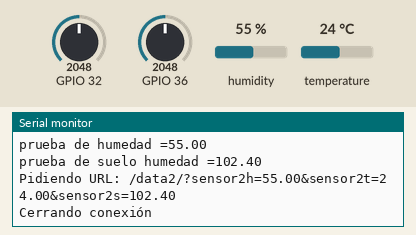
Recording of a sketch running on a simulated ESP32. Shown: the last lines printed to the serial monitor. The inputs (shaded band) are chosen by the test bench; at power-on: humidity 55 %, GPIO 32 = 2048, GPIO 36 = 2048, temperature 24 °C. WiFi joins after 1.5 s; servers stay silent unless stated; uploads are accepted with an empty reply.

Above: at 2.7 s.
2.8 s: humidity set to 22 %
At 3.98 s:
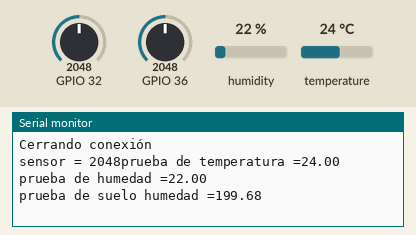
5.8 s: GPIO 32 set to 2866
At 7.6 s:
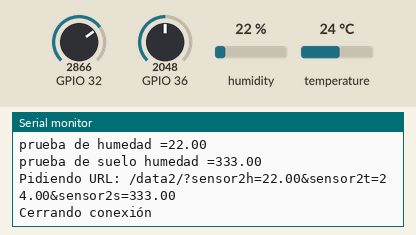
8.8 s: GPIO 36 set to 2866
At 8.8 s:
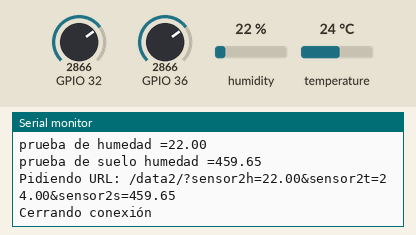
11.8 s: temperature set to 12 °C
At 13.9 s:
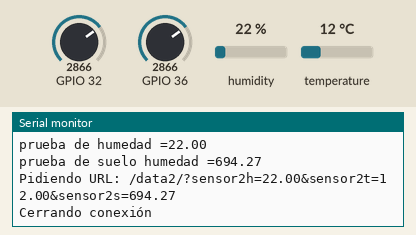
14.8 s: GPIO 32 set to 3972
At 16.3 s:
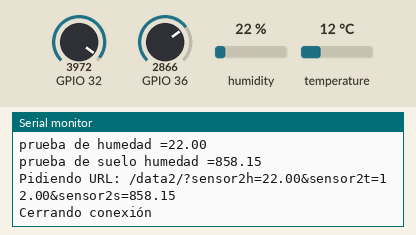
17.8 s: GPIO 36 set to 3972
At 18.8 s:
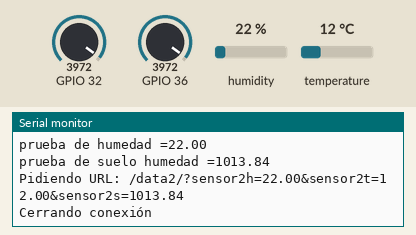
Timing chart, 0 to 20.8 s (numbered marks = the images above; inputs shaded):
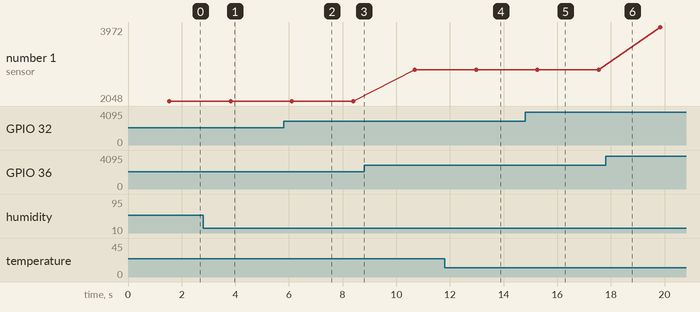

The sketch:

sensor2emisor.ino
```cpp
#include "secrets.h"  // Local configuration; excluded from Git.
#include <WiFi.h>
#include <DHT.h>
#include <DHT_U.h>
#include "DHT.h"

#define DHTTYPE DHT11

const char *ssid = WIFI_SSID;
const char *password = WIFI_PASSWORD;

const int analogInPin = 0;  // Analog input pin al que el potenciometro esta conectado
int sensorValue = 0;        // Valor que lee desde el potenciometro
int outputValue = 0;
int outputValue2 = 0; // Valor que se envia al servidor
int outputValue3 = 0;
const int DHTPin = 22;

DHT dht(DHTPin, DHTTYPE);


void setup() {
  // Se inicializa el sensor DHT 11
  dht.begin();
  Serial.begin(115200);
  delay(10);

  // Se conecta a la red WIFI
  Serial.println();
  Serial.println();
  Serial.print("Conectando a ");
  Serial.println(ssid);

  /* Se setea Explicitamente que esp32 sea un cliente WIFI, de otro modo,intentara por default
     actuar como el cliente y el punto de acceso por lo que podria causar problemas de red
     con cualquier otro dispositivo de wifi que existan en mi red WIFI */

  WiFi.mode(WIFI_STA);
  WiFi.begin(ssid, password);

  while (WiFi.status() != WL_CONNECTED) {
    delay(500);
    Serial.print(".");
  }

  Serial.println("");
  Serial.println("WiFi conectado");
  Serial.println("dirección IP : ");
  Serial.println(WiFi.localIP());
  Serial.begin(115200);

}

void loop() {

  //Lee el valor de la temperatura
  float temperatura = dht.readTemperature();
  float humedad = dht.readHumidity();
  float suelohum = 0.95 * suelohum + 0.05 * analogRead(32);
  // Lee el valor analogico en:
  sensorValue = analogRead(A0);


  // Imprime los resultados en el monitor serial:
  Serial.print("sensor = ");
  Serial.print(sensorValue);
  Serial.print("prueba de temperatura =");
  Serial.println(temperatura);
  Serial.print("prueba de humedad =");
  Serial.println(humedad);
  Serial.print("prueba de suelo humedad =");
  Serial.println(suelohum);


  //Usa la clase WIfi para crear conexiones TCP
  WiFiClient client;
  const char * host = "192.168.4.1";
  const int httpPort = 80;

  if (!client.connect(host, httpPort)) {
    Serial.println("conexión fallida");
    return;
  }

  // Ahora se crea una URL para la petición
  String sensor2 = "/data2/";
  sensor2 += "?sensor2h=";//humedad
  sensor2 += humedad;
  sensor2 += "&sensor2t=";//temperatura
  sensor2 += temperatura;
  sensor2 += "&sensor2s=";//humedad del suelo
  sensor2 += suelohum;

  Serial.print("Pidiendo URL: ");
  Serial.println(sensor2);
  Serial.println();


  // Esto mandara una peticion al servidor
  client.print(String("GET ") + sensor2 + " HTTP/1.1\r\n" +
               "Host: " + host + "\r\n" +
               "Connection: close\r\n\r\n");
  unsigned long timeout = millis();
  while (client.available() == 0) {
    if (millis() - timeout > 5000) {
      Serial.println(">>> Client Timeout !");
      client.stop();
      return;
    }
  }

  Serial.println();
  Serial.println("Cerrando conexión");
  Serial.println();
  Serial.println();
  Serial.println();

  delay(2000);
}
```

secrets.example.h
```cpp
#pragma once
// Copy to secrets.h locally, then set your SSID and a NEW private password.
#define WIFI_SSID "REPLACE_WITH_LOCAL_SSID"
#define WIFI_PASSWORD "REPLACE_WITH_NEW_LOCAL_PASSWORD"
```

Measured:
- after the input at 2.8 s, the serial monitor: prints a new line after 1.0 s (image 1)
- after the input at 5.8 s, the serial monitor: prints a new line after 0.31 s (image 2)
- after the input at 11.8 s, the serial monitor: prints a new line after 1.2 s (image 4)
- after the input at 14.8 s, the serial monitor: prints a new line after 0.46 s (image 5)
- plotted number 1: 2048 → 2866 after the input at 8.8 s, 2866 → 3972 after the input at 17.8 s
